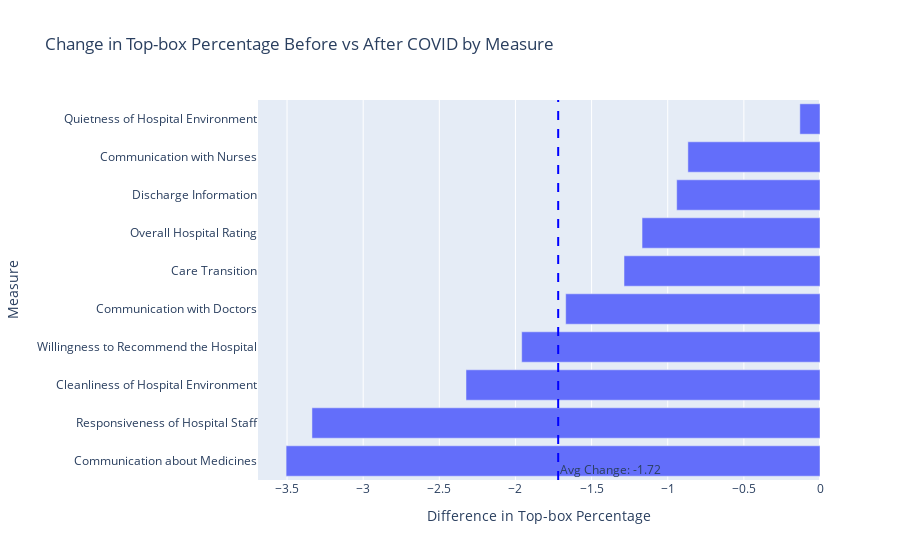

Here is the notebook cell this chart was saved with:
### Markdown cell above
<a id="covid-impact"></a>
### 4.4 COVID-19 Impact Analysis

### Code cell
year_split = 2021
before_covid = hcahps_data[hcahps_data['Year'] < year_split].groupby('Measure')['Top-box Percentage'].mean().reset_index()
after_covid  = hcahps_data[hcahps_data['Year'] >= year_split].groupby('Measure')['Top-box Percentage'].mean().reset_index()
before_after_covid = before_covid.merge(after_covid, on='Measure', suffixes=('_before', '_after'))
before_after_covid['Difference'] = before_after_covid['Top-box Percentage_after'] - before_after_covid['Top-box Percentage_before']
before_after_covid = before_after_covid.sort_values('Difference', ascending=True)

fig_covid = px.bar(
    before_after_covid, 
    x="Difference", 
    y="Measure", 
    orientation='h',
    title="Change in Top-box Percentage Before vs After COVID by Measure",
    labels={"Difference": "Difference in Score"}
)
# Add a vertical line to denote the average change
avg_change = before_after_covid['Difference'].mean()
fig_covid.add_vline(
    x=avg_change, 
    line_dash="dash", 
    line_color="blue", 
    annotation_text=f"Avg Change: {avg_change:.2f}",
    annotation_position="bottom right"
)
fig_covid.update_layout(xaxis_title="Difference in Top-box Percentage", yaxis_title="Measure")
fig_covid.show()

### Figure 1 — Plotly figure (JSON) as saved in the notebook; plotly's stock layout.template omitted (floating-point values rounded to 4 significant figures)
{"data": [{"alignmentgroup": "True", "hovertemplate": "Difference in Score=%{x}<br>Measure=%{y}<extra></extra>", "legendgroup": "", "marker": {"color": "#636efa", "pattern": {"shape": ""}}, "name": "", "offsetgroup": "", "orientation": "h", "showlegend": false, "textposition": "auto", "type": "bar", "x": [-3.506, -3.336, -2.325, -1.959, -1.67, -1.287, -1.169, -0.9412, -0.8676, -0.1324], "xaxis": "x", "y": ["Communication about Medicines", "Responsiveness of Hospital Staff", "Cleanliness of Hospital Environment", "Willingness to Recommend the Hospital", "Communication with Doctors", "Care Transition", "Overall Hospital Rating", "Discharge Information", "Communication with Nurses", "Quietness of Hospital Environment"], "yaxis": "y"}], "layout": {"annotations": [{"showarrow": false, "text": "Avg Change: -1.72", "x": -1.719, "xanchor": "left", "xref": "x", "y": 0, "yanchor": "bottom", "yref": "y domain"}], "barmode": "relative", "legend": {"tracegroupgap": 0}, "shapes": [{"line": {"color": "blue", "dash": "dash"}, "type": "line", "x0": -1.719, "x1": -1.719, "xref": "x", "y0": 0, "y1": 1, "yref": "y domain"}], "title": {"text": "Change in Top-box Percentage Before vs After COVID by Measure"}, "xaxis": {"anchor": "y", "domain": [0, 1], "title": {"text": "Difference in Top-box Percentage"}}, "yaxis": {"anchor": "x", "domain": [0, 1], "title": {"text": "Measure"}}}}
